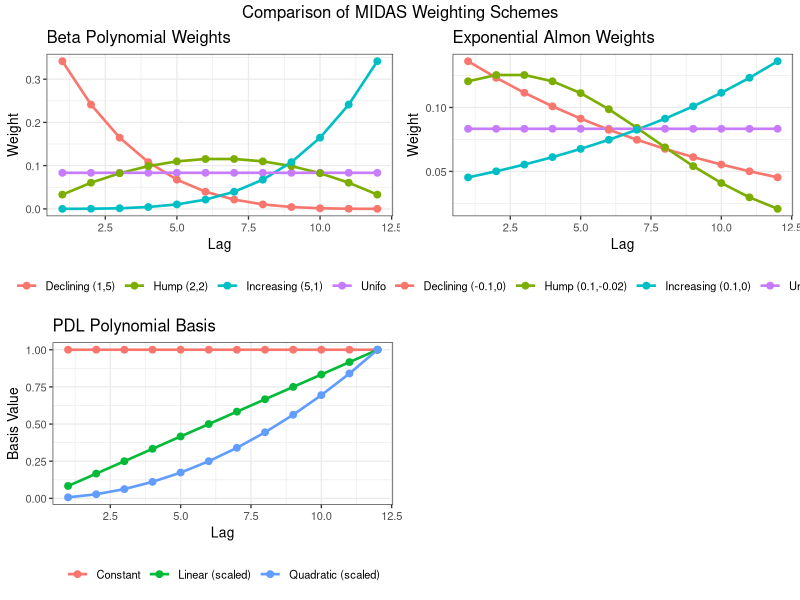
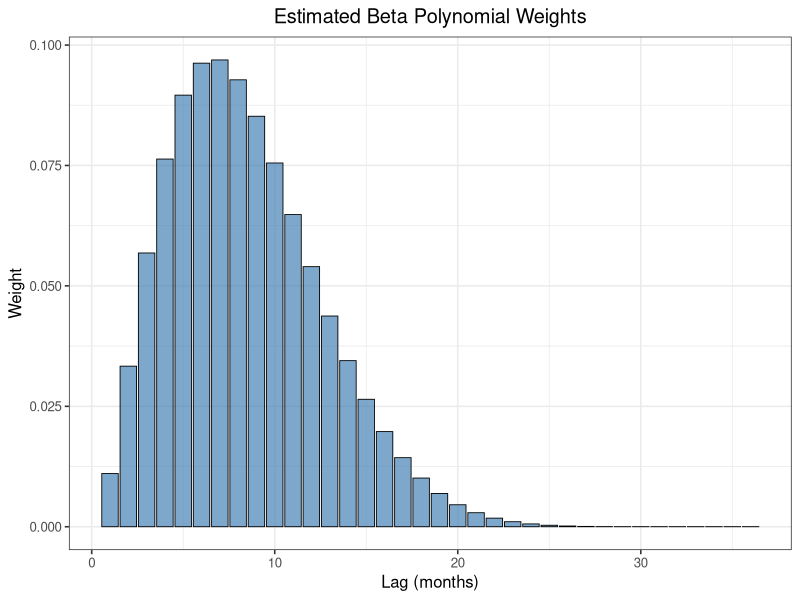
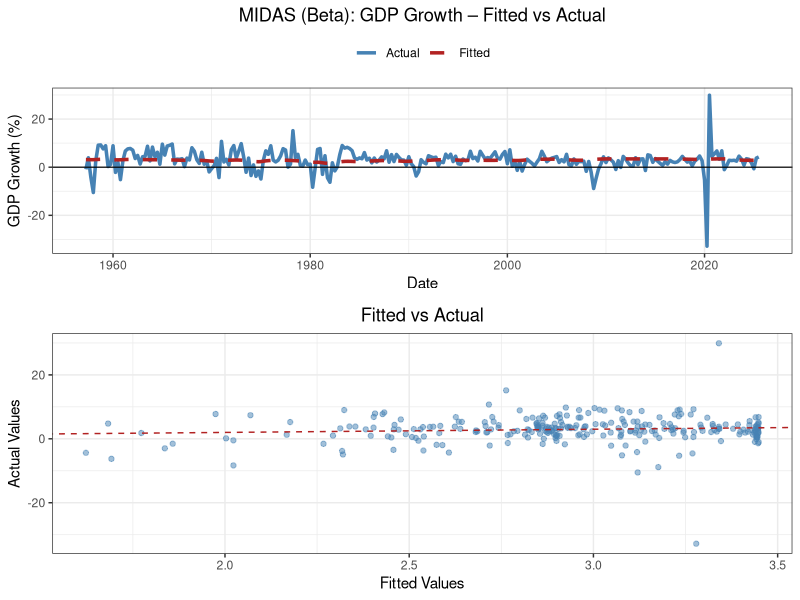
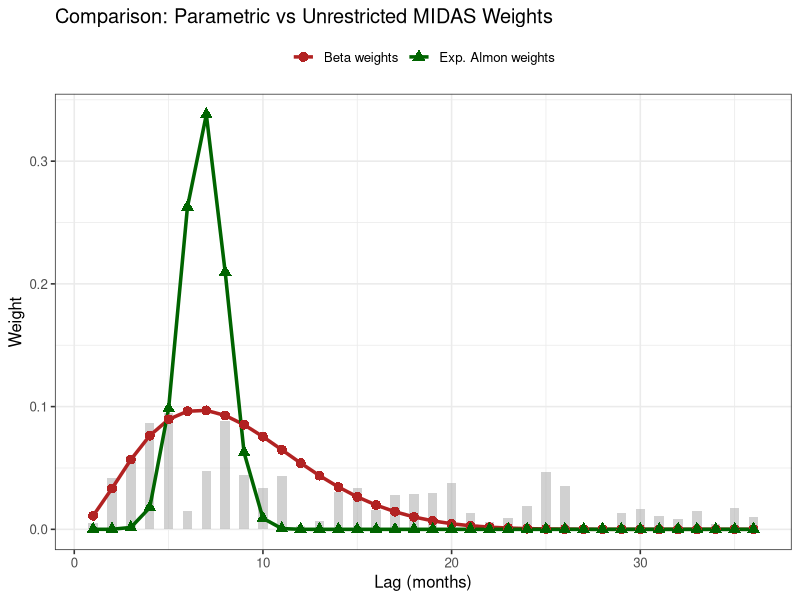

Here is the R script that generated these plots, in order:
# =============================================================================
# Author:   Alessia Paccagnini
# Textbook: Macroeconometrics
# MIDAS (Mixed Data Sampling) Estimation in R
# =============================================================================
# Translation of midas_estimation.py for the Macroeconometrics Textbook
# Chapter 11: Mixed-Frequency Data, Section 11.9
#
# Key References:
#   Ghysels, E., Santa-Clara, P., & Valkanov, R. (2004). "The MIDAS Touch"
#   Ghysels, E., & Marcellino, M. (2018). "Applied Economic Forecasting Using
#     Time Series Methods"
#
# Required packages:
#   readxl, dplyr, lubridate, ggplot2, gridExtra, scales, nloptr
#
# Install if needed:
#   install.packages(c("readxl","dplyr","lubridate","ggplot2","gridExtra",
#                      "scales","nloptr"))
# =============================================================================

library(readxl)
library(dplyr)
library(lubridate)
library(ggplot2)
library(gridExtra)
library(scales)
library(nloptr)

# =============================================================================
# 1. DATA LOADING AND PREPARATION
# =============================================================================

load_and_prepare_data <- function() {
  #' Load FRED data and prepare for MIDAS estimation.
  #' Quarterly GDP (low frequency) regressed on monthly Fed Funds (high frequency).

  fedfunds <- read_excel("FEDFUNDS.xlsx", sheet = "Monthly")
  gdp      <- read_excel("GDPC1.xlsx",    sheet = "Quarterly")
  gdpdef   <- read_excel("GDPDEF.xlsx",   sheet = "Quarterly")

  colnames(fedfunds) <- c("date", "fedfunds")
  colnames(gdp)      <- c("date", "gdp")
  colnames(gdpdef)   <- c("date", "gdpdef")

  fedfunds$date <- as.Date(fedfunds$date)
  gdp$date      <- as.Date(gdp$date)
  gdpdef$date   <- as.Date(gdpdef$date)

  # Annualised quarterly GDP growth: 400 * log(GDP_t / GDP_{t-1})
  gdp <- gdp %>%
    arrange(date) %>%
    mutate(gdp_growth = 400 * log(gdp / lag(gdp)))

  # Annualised inflation from GDP deflator
  gdpdef <- gdpdef %>%
    arrange(date) %>%
    mutate(inflation = 400 * log(gdpdef / lag(gdpdef)))

  # Merge
  quarterly <- inner_join(gdp, gdpdef[, c("date", "inflation")], by = "date")

  list(fedfunds = fedfunds, quarterly = quarterly)
}


align_mixed_frequency <- function(quarterly_df, monthly_df, m = 3, K = 4) {
  #' Align quarterly and monthly data for MIDAS regression.
  #'
  #' @param quarterly_df  Data frame with quarterly data
  #' @param monthly_df    Data frame with monthly data (fedfunds column)
  #' @param m             High-frequency observations per low-frequency period
  #' @param K             Number of quarterly lags (each with m monthly obs)
  #' @return List: y (vector), X_hf (matrix T x m*K), dates (Date vector)

  quarterly_df <- quarterly_df %>% arrange(date)
  monthly_df   <- monthly_df   %>% arrange(date) %>%
    mutate(quarter = floor_date(date, "quarter"))

  y_list    <- numeric(0)
  X_hf_list <- list()
  dates_list <- as.Date(character(0))

  n_q <- nrow(quarterly_df)

  for (idx in (K + 1):n_q) {
    q_date <- quarterly_df$date[idx]
    y_val  <- quarterly_df$gdp_growth[idx]

    if (is.na(y_val)) next

    hf_values <- numeric(0)
    valid <- TRUE

    for (lag in 0:(K - 1)) {
      lag_q_date <- quarterly_df$date[idx - lag]
      q_monthly  <- monthly_df %>%
        filter(quarter == lag_q_date) %>%
        arrange(date)

      if (nrow(q_monthly) < m) { valid <- FALSE; break }

      # Take last m monthly values, most recent first (reverse)
      monthly_vals <- rev(tail(q_monthly$fedfunds, m))
      hf_values    <- c(hf_values, monthly_vals)
    }

    if (valid && length(hf_values) == m * K) {
      y_list     <- c(y_list, y_val)
      X_hf_list  <- c(X_hf_list, list(hf_values))
      dates_list <- c(dates_list, q_date)
    }
  }

  y    <- y_list
  X_hf <- do.call(rbind, X_hf_list)
  dates <- dates_list

  list(y = y, X_hf = X_hf, dates = dates)
}


# =============================================================================
# 2. MIDAS WEIGHTING SCHEMES
# =============================================================================

exponential_almon_weights <- function(K, theta1, theta2) {
  #' Exponential Almon lag polynomial weights.
  #' w(k; theta) = exp(theta1*k + theta2*k^2) / sum_j exp(theta1*j + theta2*j^2)

  k       <- 1:K
  weights <- exp(theta1 * k + theta2 * k^2)
  weights / sum(weights)
}


beta_weights <- function(K, theta1, theta2, eps = 1e-6) {
  #' Beta polynomial weights (Ghysels et al., 2007).
  #' w(k; theta1, theta2) proportional to (k/K)^(theta1-1) * (1-k/K)^(theta2-1)

  theta1 <- max(theta1, eps)
  theta2 <- max(theta2, eps)

  k <- 1:K
  x <- k / (K + 1)   # normalise to (0,1)

  weights <- x^(theta1 - 1) * (1 - x)^(theta2 - 1)
  weights <- pmax(weights, eps)
  weights / sum(weights)
}


pdl_weights <- function(K, degree = 2) {
  #' Polynomial Distributed Lag (PDL) basis matrix.
  #' Returns matrix (K x degree+1).

  k <- 1:K
  sapply(0:degree, function(d) k^d)
}


step_function_weights <- function(K, n_steps = 3) {
  #' Step function weight basis matrix (K x n_steps).

  step_size   <- K %/% n_steps
  step_matrix <- matrix(0, nrow = K, ncol = n_steps)

  for (s in 1:n_steps) {
    start_idx <- (s - 1) * step_size + 1
    end_idx   <- if (s < n_steps) s * step_size else K
    step_matrix[start_idx:end_idx, s] <- 1
  }
  step_matrix
}


# =============================================================================
# 3. MIDAS REGRESSION
# =============================================================================

#' Fit parametric MIDAS regression (Beta or Exp. Almon weights)
#'
#' @param y          Numeric vector — low-frequency dependent variable
#' @param X_hf       Matrix (T x K) — high-frequency regressors
#' @param weight_type "beta" or "exp_almon"
#' @param theta_init Initial values for weight parameters (length 2)
#' @return List with params, weights, fitted, residuals, and fit statistics
fit_midas <- function(y, X_hf, weight_type = "beta", theta_init = NULL) {

  T <- length(y)
  K <- ncol(X_hf)

  # Helper: get weights from parameter vector
  get_weights <- function(theta) {
    if (weight_type == "beta")
      beta_weights(K, theta[1], theta[2])
    else
      exponential_almon_weights(K, theta[1], theta[2])
  }

  # Objective: sum of squared residuals
  objective <- function(params) {
    alpha   <- params[1]
    beta    <- params[2]
    theta   <- params[3:4]
    weights <- get_weights(theta)
    X_w     <- X_hf %*% weights
    y_hat   <- alpha + beta * X_w
    sum((y - y_hat)^2)
  }

  # OLS initialisation with equal weights
  X_eq  <- rowMeans(X_hf)
  X_ols <- cbind(1, X_eq)
  b_ols <- solve(t(X_ols) %*% X_ols, t(X_ols) %*% y)

  if (is.null(theta_init)) {
    theta_init <- if (weight_type == "beta") c(1.0, 1.0) else c(0.0, 0.0)
  }

  params_init <- c(b_ols, theta_init)

  # Bounds
  if (weight_type == "beta") {
    lb <- c(-Inf, -Inf, 0.01, 0.01)
    ub <- c( Inf,  Inf, 10.0, 10.0)
  } else {
    lb <- c(-Inf, -Inf, -5, -5)
    ub <- c( Inf,  Inf,  5,  5)
  }

  # Optimise with L-BFGS-B via nloptr
  res <- nloptr(
    x0          = params_init,
    eval_f      = objective,
    lb          = lb,
    ub          = ub,
    opts        = list(algorithm   = "NLOPT_LD_LBFGS",
                       maxeval     = 2000,
                       xtol_rel    = 1e-8,
                       ftol_rel    = 1e-10,
                       check_derivatives = FALSE),
    eval_grad_f = function(p) {
      # Numerical gradient
      eps  <- 1e-5
      grad <- numeric(length(p))
      f0   <- objective(p)
      for (i in seq_along(p)) {
        pp      <- p; pp[i] <- pp[i] + eps
        grad[i] <- (objective(pp) - f0) / eps
      }
      grad
    }
  )

  params  <- res$solution
  weights <- get_weights(params[3:4])

  X_w      <- X_hf %*% weights
  fitted   <- params[1] + params[2] * X_w
  residuals <- y - fitted

  # Numerical Hessian for standard errors
  k_params <- length(params)
  H        <- matrix(0, k_params, k_params)
  eps      <- 1e-5

  for (i in 1:k_params) {
    for (j in 1:k_params) {
      pp <- pm <- mp <- mm <- params
      pp[i] <- pp[i] + eps; pp[j] <- pp[j] + eps
      pm[i] <- pm[i] + eps; pm[j] <- pm[j] - eps
      mp[i] <- mp[i] - eps; mp[j] <- mp[j] + eps
      mm[i] <- mm[i] - eps; mm[j] <- mm[j] - eps
      H[i,j] <- (objective(pp) - objective(pm) - objective(mp) + objective(mm)) /
                (4 * eps^2)
    }
  }

  sigma2 <- sum(residuals^2) / (T - k_params)
  vcov   <- tryCatch(2 * sigma2 * solve(H), error = function(e) matrix(NA, k_params, k_params))
  se     <- sqrt(abs(diag(vcov)))

  ss_tot      <- sum((y - mean(y))^2)
  ss_res      <- sum(residuals^2)
  r_squared   <- 1 - ss_res / ss_tot
  adj_r2      <- 1 - (1 - r_squared) * (T - 1) / (T - k_params)
  aic         <- T * log(ss_res / T) + 2 * k_params
  bic         <- T * log(ss_res / T) + k_params * log(T)

  list(
    params      = params,        # c(alpha, beta, theta1, theta2)
    weights     = weights,
    fitted      = as.numeric(fitted),
    residuals   = as.numeric(residuals),
    std_errors  = se,
    vcov        = vcov,
    r_squared   = r_squared,
    adj_r2      = adj_r2,
    sigma       = sqrt(sigma2),
    aic         = aic,
    bic         = bic,
    ssr         = res$objective,
    T           = T,
    K           = K,
    weight_type = weight_type,
    converged   = (res$status > 0)
  )
}


#' Fit Unrestricted MIDAS (U-MIDAS) via OLS
fit_umidas <- function(y, X_hf) {

  T <- length(y)
  K <- ncol(X_hf)
  X <- cbind(1, X_hf)

  params    <- solve(t(X) %*% X, t(X) %*% y)
  fitted    <- as.numeric(X %*% params)
  residuals <- y - fitted

  sigma2    <- sum(residuals^2) / (T - K - 1)
  vcov      <- sigma2 * solve(t(X) %*% X)
  se        <- sqrt(diag(vcov))

  ss_tot    <- sum((y - mean(y))^2)
  ss_res    <- sum(residuals^2)
  r2        <- 1 - ss_res / ss_tot
  adj_r2    <- 1 - (1 - r2) * (T - 1) / (T - K - 1)
  aic       <- T * log(ss_res / T) + 2 * (K + 1)
  bic       <- T * log(ss_res / T) + (K + 1) * log(T)

  list(
    params    = as.numeric(params),
    fitted    = fitted,
    residuals = residuals,
    se        = as.numeric(se),
    r2        = r2,
    adj_r2    = adj_r2,
    sigma     = sqrt(sigma2),
    aic       = aic,
    bic       = bic,
    T         = T,
    K         = K
  )
}


# =============================================================================
# 4. PRINT SUMMARIES
# =============================================================================

print_midas_summary <- function(m, label = NULL) {
  label <- if (is.null(label)) toupper(m$weight_type) else label
  cat("\n", strrep("=", 70), "\n")
  cat("MIDAS REGRESSION RESULTS —", label, "\n")
  cat(strrep("=", 70), "\n")
  cat(sprintf("Weight function: %s\n", label))
  cat(sprintf("Observations:    %d\n", m$T))
  cat(sprintf("HF lags (K):     %d\n", m$K))
  cat(strrep("-", 70), "\n")
  cat(sprintf("%-15s %12s %12s %12s\n", "Parameter", "Estimate", "Std.Err", "t-stat"))
  cat(strrep("-", 70), "\n")
  nms <- c("alpha", "beta", "theta1", "theta2")
  for (i in seq_along(m$params)) {
    t_stat <- m$params[i] / m$std_errors[i]
    cat(sprintf("%-15s %12.4f %12.4f %12.2f\n",
                nms[i], m$params[i], m$std_errors[i], t_stat))
  }
  cat(strrep("-", 70), "\n")
  cat(sprintf("  R-squared:      %.4f\n", m$r_squared))
  cat(sprintf("  Adj. R-squared: %.4f\n", m$adj_r2))
  cat(sprintf("  Sigma:          %.4f\n", m$sigma))
  cat(sprintf("  AIC:            %.2f\n",  m$aic))
  cat(sprintf("  BIC:            %.2f\n",  m$bic))
  cat(strrep("=", 70), "\n")
}


print_umidas_summary <- function(m) {
  cat("\n", strrep("=", 70), "\n")
  cat("UNRESTRICTED MIDAS (U-MIDAS) REGRESSION RESULTS\n")
  cat(strrep("=", 70), "\n")
  cat(sprintf("Observations:    %d\n", m$T))
  cat(sprintf("HF lags (K):     %d\n", m$K))
  cat(strrep("-", 70), "\n")
  cat(sprintf("%-15s %12s %12s %12s\n", "Parameter", "Estimate", "Std.Err", "t-stat"))
  cat(strrep("-", 70), "\n")
  # Print constant + first 5 + last 5
  show_idx <- unique(c(1, 2:min(6, length(m$params)), max(1,length(m$params)-4):length(m$params)))
  for (i in show_idx) {
    nm     <- if (i == 1) "alpha" else paste0("beta_lag", i - 1)
    t_stat <- m$params[i] / m$se[i]
    cat(sprintf("%-15s %12.4f %12.4f %12.2f\n", nm, m$params[i], m$se[i], t_stat))
    if (i == 6 && length(m$params) > 10) cat("  ...\n")
  }
  cat(strrep("-", 70), "\n")
  cat(sprintf("  R-squared:      %.4f\n", m$r2))
  cat(sprintf("  Adj. R-squared: %.4f\n", m$adj_r2))
  cat(sprintf("  Sigma:          %.4f\n", m$sigma))
  cat(sprintf("  AIC:            %.2f\n",  m$aic))
  cat(sprintf("  BIC:            %.2f\n",  m$bic))
  cat(strrep("=", 70), "\n")
}


# =============================================================================
# 5. VISUALISATION
# =============================================================================

plot_midas_weights <- function(weights, title = "MIDAS Weights") {
  K    <- length(weights)
  df   <- data.frame(lag = 1:K, weight = weights)
  ggplot(df, aes(x = lag, y = weight)) +
    geom_col(fill = "steelblue", alpha = 0.7, colour = "black", linewidth = 0.3) +
    labs(x = "Lag (months)", y = "Weight", title = title) +
    theme_bw(base_size = 12) +
    theme(plot.title = element_text(hjust = 0.5))
}


plot_fitted_vs_actual <- function(y, fitted, dates, title = "MIDAS Fitted vs Actual") {
  df <- data.frame(date = dates, actual = y, fitted = fitted)

  p1 <- ggplot(df, aes(x = date)) +
    geom_line(aes(y = actual, colour = "Actual"), linewidth = 1.2) +
    geom_line(aes(y = fitted, colour = "Fitted"), linewidth = 1.2, linetype = "dashed") +
    geom_hline(yintercept = 0, colour = "black", linewidth = 0.4) +
    scale_colour_manual(values = c("Actual" = "steelblue", "Fitted" = "firebrick")) +
    labs(x = "Date", y = "GDP Growth (%)", title = title, colour = NULL) +
    theme_bw(base_size = 11) +
    theme(legend.position = "top", plot.title = element_text(hjust = 0.5))

  p2 <- ggplot(df, aes(x = fitted, y = actual)) +
    geom_point(alpha = 0.5, colour = "steelblue") +
    geom_abline(slope = 1, intercept = 0, colour = "firebrick", linetype = "dashed") +
    labs(x = "Fitted Values", y = "Actual Values", title = "Fitted vs Actual") +
    theme_bw(base_size = 11) +
    theme(plot.title = element_text(hjust = 0.5))

  grid.arrange(p1, p2, nrow = 2)
}


compare_weight_functions <- function(K = 12) {
  lags <- 1:K

  # --- Beta weights ---
  configs_beta <- list(
    list(t1 = 1,  t2 = 1,  label = "Uniform (1,1)"),
    list(t1 = 1,  t2 = 5,  label = "Declining (1,5)"),
    list(t1 = 2,  t2 = 2,  label = "Hump (2,2)"),
    list(t1 = 5,  t2 = 1,  label = "Increasing (5,1)")
  )
  df_beta <- do.call(rbind, lapply(configs_beta, function(cfg) {
    data.frame(lag = lags, weight = beta_weights(K, cfg$t1, cfg$t2), label = cfg$label)
  }))

  p1 <- ggplot(df_beta, aes(x = lag, y = weight, colour = label)) +
    geom_line(linewidth = 0.9) + geom_point(size = 2) +
    labs(x = "Lag", y = "Weight", title = "Beta Polynomial Weights", colour = NULL) +
    theme_bw(base_size = 10) + theme(legend.position = "bottom")

  # --- Exp Almon weights ---
  configs_almon <- list(
    list(t1 =  0.0, t2 =  0.00, label = "Uniform (0,0)"),
    list(t1 = -0.1, t2 =  0.00, label = "Declining (-0.1,0)"),
    list(t1 =  0.1, t2 = -0.02, label = "Hump (0.1,-0.02)"),
    list(t1 =  0.1, t2 =  0.00, label = "Increasing (0.1,0)")
  )
  df_almon <- do.call(rbind, lapply(configs_almon, function(cfg) {
    data.frame(lag = lags, weight = exponential_almon_weights(K, cfg$t1, cfg$t2), label = cfg$label)
  }))

  p2 <- ggplot(df_almon, aes(x = lag, y = weight, colour = label)) +
    geom_line(linewidth = 0.9) + geom_point(size = 2) +
    labs(x = "Lag", y = "Weight", title = "Exponential Almon Weights", colour = NULL) +
    theme_bw(base_size = 10) + theme(legend.position = "bottom")

  # --- PDL basis ---
  P  <- pdl_weights(K, degree = 2)
  df_pdl <- data.frame(
    lag    = rep(lags, 3),
    value  = c(P[,1], P[,2]/K, P[,3]/K^2),
    basis  = rep(c("Constant","Linear (scaled)","Quadratic (scaled)"), each = K)
  )
  p3 <- ggplot(df_pdl, aes(x = lag, y = value, colour = basis)) +
    geom_line(linewidth = 0.9) + geom_point(size = 2) +
    labs(x = "Lag", y = "Basis Value", title = "PDL Polynomial Basis", colour = NULL) +
    theme_bw(base_size = 10) + theme(legend.position = "bottom")

  grid.arrange(p1, p2, p3, nrow = 2,
               top = "Comparison of MIDAS Weighting Schemes")
}


# =============================================================================
# 6. MAIN EXECUTION
# =============================================================================

cat("\n", strrep("=", 70), "\n")
cat("MIDAS ESTIMATION: Nowcasting GDP Growth with Fed Funds Rate\n")
cat(strrep("=", 70), "\n")

# Load data
cat("\n>>> Loading and preparing data...\n")
data_list <- load_and_prepare_data()
fedfunds  <- data_list$fedfunds
quarterly <- data_list$quarterly

cat(sprintf("Monthly Fed Funds:  %d observations\n",  nrow(fedfunds)))
cat(sprintf("  Range: %s to %s\n",
            format(min(fedfunds$date), "%Y-%m"),
            format(max(fedfunds$date), "%Y-%m")))
cat(sprintf("Quarterly GDP:      %d observations\n",  nrow(quarterly)))

# Align data (m=3 months per quarter, K=12 monthly lags)
cat("\n>>> Aligning mixed-frequency data...\n")
aligned <- align_mixed_frequency(quarterly, fedfunds, m = 3L, K = 12L)
y    <- aligned$y
X_hf <- aligned$X_hf
dates <- aligned$dates

cat(sprintf("Aligned sample:     %d quarterly observations\n", length(y)))
cat(sprintf("HF matrix:          %d x %d\n", nrow(X_hf), ncol(X_hf)))

# ── MIDAS Beta ────────────────────────────────────────────────────────────────
cat("\n>>> Estimating MIDAS with Beta polynomial weights...\n")
midas_beta <- fit_midas(y, X_hf, weight_type = "beta", theta_init = c(1.0, 3.0))
print_midas_summary(midas_beta, "BETA")

# ── MIDAS Exp. Almon ─────────────────────────────────────────────────────────
cat("\n>>> Estimating MIDAS with Exponential Almon weights...\n")
midas_almon <- fit_midas(y, X_hf, weight_type = "exp_almon", theta_init = c(-0.05, -0.01))
print_midas_summary(midas_almon, "EXP. ALMON")

# ── U-MIDAS ──────────────────────────────────────────────────────────────────
cat("\n>>> Estimating Unrestricted MIDAS (U-MIDAS)...\n")
umidas <- fit_umidas(y, X_hf)
print_umidas_summary(umidas)

# ── Model Comparison ─────────────────────────────────────────────────────────
cat("\n", strrep("=", 70), "\n")
cat("MODEL COMPARISON\n")
cat(strrep("=", 70), "\n")
cat(sprintf("%-25s %10s %10s %12s %12s\n", "Model", "R2", "Adj.R2", "AIC", "BIC"))
cat(strrep("-", 70), "\n")
cat(sprintf("%-25s %10.4f %10.4f %12.2f %12.2f\n",
            "MIDAS (Beta)",       midas_beta$r_squared, midas_beta$adj_r2,  midas_beta$aic,  midas_beta$bic))
cat(sprintf("%-25s %10.4f %10.4f %12.2f %12.2f\n",
            "MIDAS (Exp. Almon)", midas_almon$r_squared, midas_almon$adj_r2, midas_almon$aic, midas_almon$bic))
cat(sprintf("%-25s %10.4f %10.4f %12.2f %12.2f\n",
            "U-MIDAS",           umidas$r2, umidas$adj_r2, umidas$aic, umidas$bic))
cat(strrep("=", 70), "\n")

# ── Plots ─────────────────────────────────────────────────────────────────────
cat("\n>>> Generating visualisations...\n")

# Plot 1: Weight function comparison
png("midas_weight_comparison.png", width = 1400, height = 900, res = 120)
compare_weight_functions(K = 12)
dev.off()
cat("  Saved: midas_weight_comparison.png\n")

# Plot 2: Estimated Beta weights
p_beta <- plot_midas_weights(midas_beta$weights, "Estimated Beta Polynomial Weights")
ggsave("midas_beta_weights.png", p_beta, width = 8, height = 4, dpi = 150)
cat("  Saved: midas_beta_weights.png\n")

# Plot 3: Fitted vs Actual
png("midas_fitted_vs_actual.png", width = 1200, height = 800, res = 120)
plot_fitted_vs_actual(y, midas_beta$fitted, dates,
                      "MIDAS (Beta): GDP Growth – Fitted vs Actual")
dev.off()
cat("  Saved: midas_fitted_vs_actual.png\n")

# Plot 4: Parametric vs U-MIDAS weights
K_val         <- ncol(X_hf)
umidas_coefs  <- umidas$params[-1]           # exclude constant
umidas_norm   <- abs(umidas_coefs) / sum(abs(umidas_coefs))

df_comp <- rbind(
  data.frame(lag = 1:K_val, weight = umidas_norm,          type = "U-MIDAS (norm. |beta|)"),
  data.frame(lag = 1:K_val, weight = midas_beta$weights,   type = "Beta weights"),
  data.frame(lag = 1:K_val, weight = midas_almon$weights,  type = "Exp. Almon weights")
)

p_comp <- ggplot() +
  geom_col(data = subset(df_comp, type == "U-MIDAS (norm. |beta|)"),
           aes(x = lag, y = weight), fill = "grey70", alpha = 0.6, width = 0.5) +
  geom_line(data = subset(df_comp, type != "U-MIDAS (norm. |beta|)"),
            aes(x = lag, y = weight, colour = type), linewidth = 1.2) +
  geom_point(data = subset(df_comp, type != "U-MIDAS (norm. |beta|)"),
             aes(x = lag, y = weight, colour = type, shape = type), size = 3) +
  scale_colour_manual(values = c("Beta weights" = "firebrick", "Exp. Almon weights" = "darkgreen")) +
  labs(x = "Lag (months)", y = "Weight",
       title = "Comparison: Parametric vs Unrestricted MIDAS Weights",
       colour = NULL, shape = NULL) +
  theme_bw(base_size = 12) + theme(legend.position = "top")

ggsave("midas_weights_comparison.png", p_comp, width = 9, height = 5, dpi = 150)
cat("  Saved: midas_weights_comparison.png\n")

cat("\n>>> MIDAS estimation complete!\n")
cat(strrep("=", 70), "\n")
